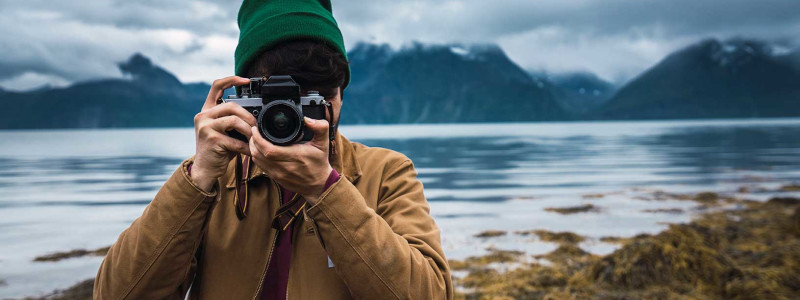
#> input picture iaml@itu_au22/w35/img112.jpg, 800 x 300 px, found by its file name
$ jupyter execute 'w35 - Introduction.ipynb'
#> lines starting #> are read from the running program, lines starting #| are printed output that depends on the picture
[cell 1]
import cv2
import matplotlib.pyplot as plt

path = '/media/synthline/mkitt_stora/_codes/iaml_autumn22/w35/img112.jpg'
img = cv2.imread(path)
#> img is the input picture: shape (300, 800, 3); mean B, G, R 122.7, 118.6, 108.1

cvt = cv2.cvtColor(img, cv2.COLOR_BGR2RGB)
plt.imshow(cvt)

[cell 2]
cvt2 = cv2.cvtColor(cvt, cv2.COLOR_RGB2GRAY)
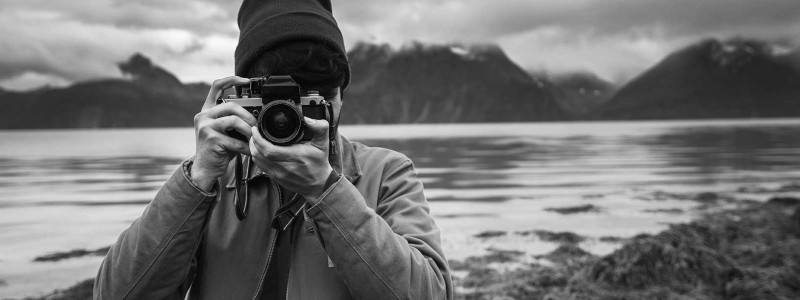
#> cvt2: shape (300, 800); min 0, max 249, mean 115.9
plt.imshow(cvt2)
